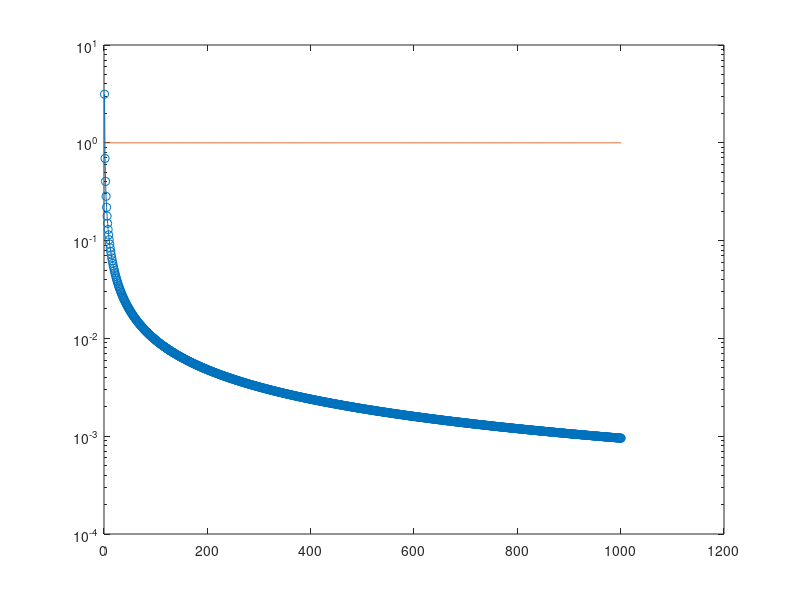

Recreate this plot in MATLAB.
n=0:1:1000;
%n soll von 0 bis 10 laufen
approx = nan(size(n));  %definiere Array approx und fülle size(n) Plätze mit nan
err = nan(size(n));
graph = nan(size(n));


for k=1:length(n)   %k ist hier die Laufvariable, die bis length(n) läuft
    approx(k) = (6 * sum(arrayfun(@(i) 1/i^2, 1:n(k))))^(1/2);
    err(k) = abs(approx(k) - pi);
    graph(k) = 1^(-k);  %graph soll eine Funktion sein,die sich approx annährt, um das Konvergenzverhalten zu bestimmen
end

semilogy(err, '-o');
hold on;
semilogy(graph);
hold off;
disp('x~ :');
disp(approx(length(n)));
disp('--------');
disp('Abs Fehler: ');
disp(abs(approx(length(n)) - pi));